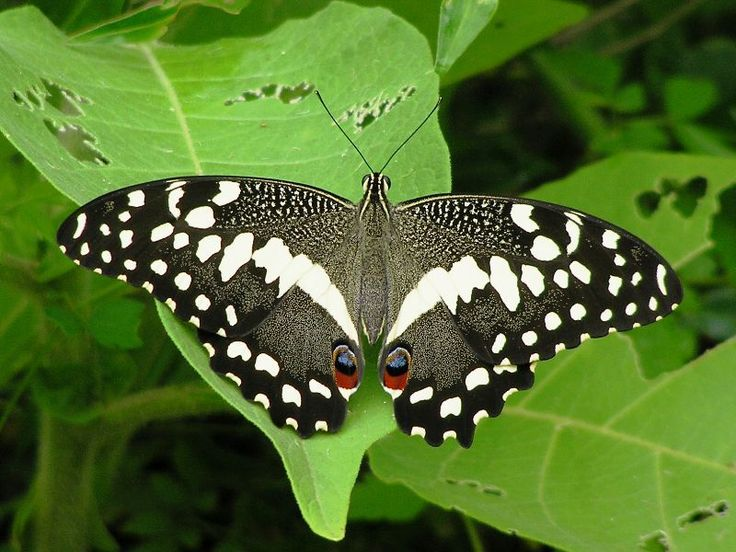
#> input picture CV/img/fly.jpg, 736 x 552 px, given in place of fly.png, which was not available
$ jupyter execute --allow-errors lab11.ipynb   (text cells are left out)
#> lines starting #> are read from the running program, lines starting #| are printed output that depends on the picture; pictures that were not available may be replaced by others from this repository, and a replacement may not be noted
[cell 1]
import cv2 as cv
import matplotlib.pyplot as plt

[cell 2]
img = cv.imread('../img/fly.png', cv.IMREAD_GRAYSCALE)
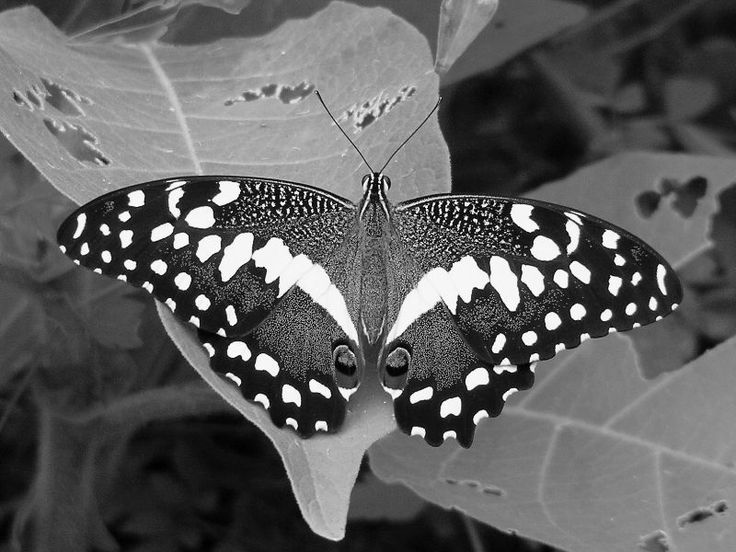
#> img: shape (552, 736); min 0, max 255, mean 95.2
#> (the rest of this cell did not finish here and is left out)

[cell 3]
img = cv.imread('../img/blocks.jpg', cv.IMREAD_GRAYSCALE) # `<opencv_root>/samples/data/blox.jpg`
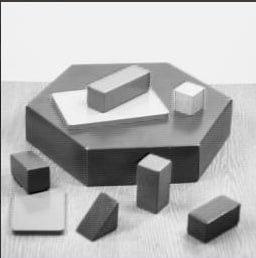
#> input picture CV/img/blocks.jpg, 256 x 258 px
#> img: shape (258, 256); min 4, max 254, mean 181.2
# Initiate FAST object with default values
fast = cv.FastFeatureDetector_create()
# find and draw the keypoints
kp = fast.detect(img,None)
#> kp = 417 keypoints; strongest (x, y, size): (87, 148, 7), (140, 164, 7), (231, 101, 7), (48, 168, 7)
img2 = cv.drawKeypoints(img, kp, None, color=(255,0,0))
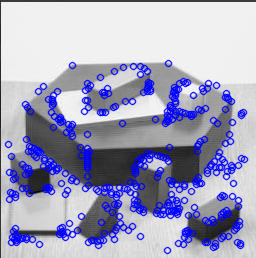
#> img2: shape (258, 256, 3); mean of channels 0, 1, 2 192.6, 163.6, 163.6; drawn as B, G, R
# Print all default params
print( "Threshold: {}".format(fast.getThreshold()) )
print( "nonmaxSuppression:{}".format(fast.getNonmaxSuppression()) )
print( "neighborhood: {}".format(fast.getType()) )
print( "Total Keypoints with nonmaxSuppression: {}".format(len(kp)) )
#| Total Keypoints with nonmaxSuppression: 417
# Disable nonmaxSuppression
fast.setNonmaxSuppression(0)
kp = fast.detect(img, None)
#> kp = 1500 keypoints; strongest (x, y, size): (168, 63, 7), (169, 63, 7), (71, 64, 7), (72, 64, 7)
print( "Total Keypoints without nonmaxSuppression: {}".format(len(kp)) )
#| Total Keypoints without nonmaxSuppression: 1500
img3 = cv.drawKeypoints(img, kp, None, color=(255,0,0))
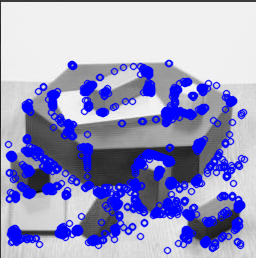
#> img3: shape (258, 256, 3); mean of channels 0, 1, 2 199.2, 153.7, 153.7; drawn as B, G, R

fig, ax = plt.subplots(1, 2, figsize=(10, 8))
ax[0].imshow(img2)
ax[1].imshow(img3)
plt.show()

[cell 4]
img = cv.imread('../img/blocks.jpg', cv.IMREAD_GRAYSCALE)
# Initiate FAST detector
star = cv.xfeatures2d.StarDetector_create()
# Initiate BRIEF extractor
brief = cv.xfeatures2d.BriefDescriptorExtractor_create()
# find the keypoints with STAR
kp = star.detect(img,None)
#> kp = 29 keypoints; strongest (x, y, size): (154, 163, 16), (72, 108, 32), (148, 104, 22), (133, 188, 6)
# compute the descriptors with BRIEF
kp, des = brief.compute(img, kp)
print( brief.descriptorSize() )
print( des.shape )
#| (29, 32)
